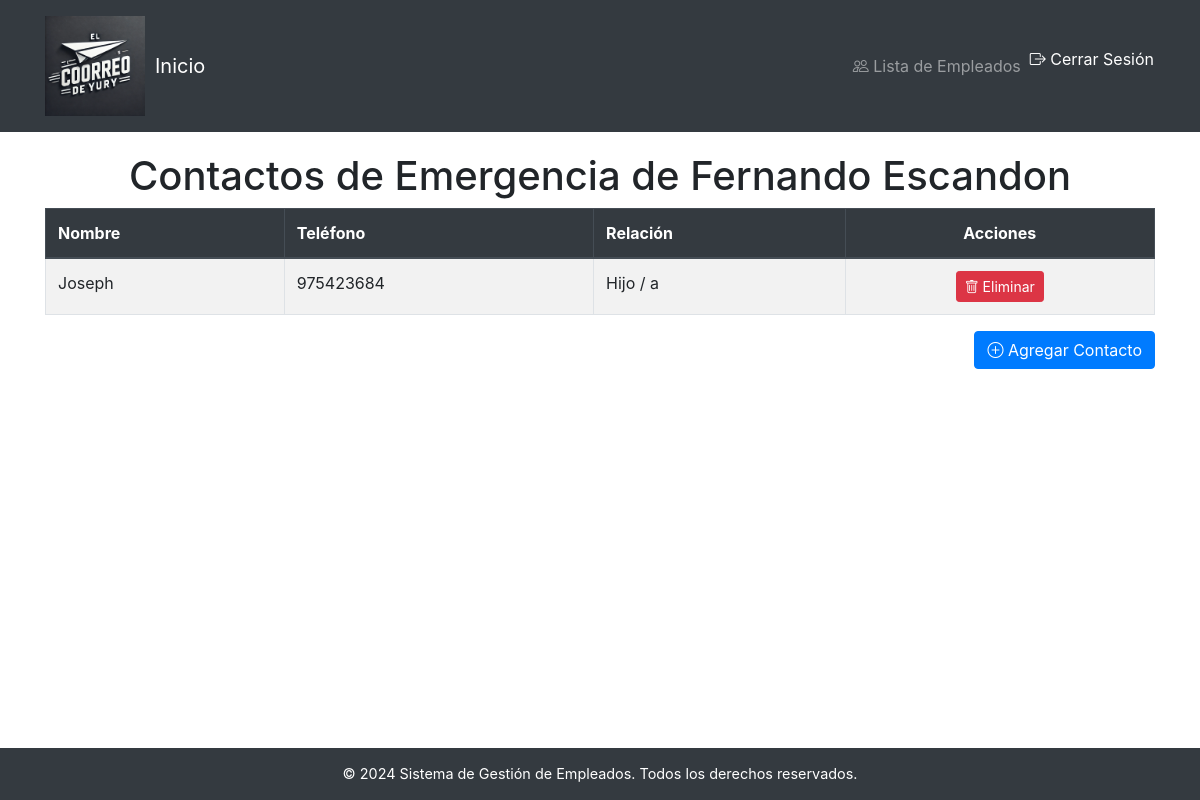
/empleados/1/contactos/, run on the app's committed database.
### empleados/models.py (models this page shows, shortened)
class Empleado(models.Model):
    user = models.OneToOneField(User, on_delete=models.CASCADE, related_name='empleado', null=True, blank=True)
    nombre_completo = models.CharField(max_length=255)
    rut = models.IntegerField(unique=True, db_index=True)
    digito_verificador = models.CharField(max_length=1, unique=True, null=True, default='0')
    sexo = models.CharField(max_length=1, choices=[('M', 'Masculino'), ('F', 'Femenino')])
    direccion = models.CharField(max_length=255)
    telefono = models.CharField(max_length=20)
    calle = models.CharField(max_length=150, default="Sin Calle")
    numero = models.CharField(max_length=10, default=0)
    departamento_piso = models.CharField(max_length=50, null=True, blank=True)
    ciudad = models.CharField(max_length=100, choices=CIUDADES_CHOICES, db_index=True, default="Santiago")
    region = models.CharField(max_length=100, choices=REGIONES_CHOICES, db_index=True, default="Región Metropolitana de Santiago")
    cargo = models.ForeignKey(Cargo, on_delete=models.SET_NULL, null=True, related_name='empleados')
    fecha_ingreso = models.DateField(default=timezone.now)
    area = models.ForeignKey(Area, on_delete=models.SET_NULL, null=True, related_name='empleados')
    departamento = models.ForeignKey(Departamento, on_delete=models.SET_NULL, null=True, related_name='empleados')

class ContactoEmergencia(models.Model):
    empleado = models.ForeignKey(Empleado, on_delete=models.CASCADE, related_name='contactos_emergencia')
    nombre = models.CharField(max_length=255)
    telefono = models.CharField(max_length=20)
    relacion = models.ForeignKey(Relacion, on_delete=models.SET_NULL, null=True, related_name='contactos')

class Relacion(models.Model):
    nombre = models.CharField(max_length=50, unique=True)
    def __str__(self):
        return self.nombre

### empleados/views.py (the view)
# urls.py: path('<int:empleado_id>/contactos/', views.listar_contactos_emergencia, name='listar_contactos_emergencia'),
def listar_contactos_emergencia(request, empleado_id):
    empleado = get_object_or_404(Empleado, pk=empleado_id)
    contactos = empleado.contactos_emergencia.all()
    return render(request, 'empleados/listar_contactos_emergencia.html', {'empleado': empleado, 'contactos': contactos})

### templates/empleados/listar_contactos_emergencia.html (shortened to what this page needs)
<!DOCTYPE html>
<html lang="es">
<head>
    {% load static %}
    <link rel="stylesheet" href="https://stackpath.bootstrapcdn.com/bootstrap/4.5.2/css/bootstrap.min.css">
    <link rel="stylesheet" href="https://cdnjs.cloudflare.com/ajax/libs/bootstrap-icons/1.10.5/font/bootstrap-icons.min.css">
</head>
<body>
    <nav class="navbar navbar-expand-lg navbar-dark" style="background-color: #343a40; padding: 1em 0;">
        <div class="container">
            <img src="{% static 'images/logo.webp' %}" alt="Logotipo" style="max-width: 100px; margin-right: 10px;">
            <a class="navbar-brand" href="/">Inicio</a>
            <div class="collapse navbar-collapse" id="navbarNav">
                <ul class="navbar-nav ml-auto">
                    <li class="nav-item">
                        <a class="nav-link" href="{% url 'empleado-list' %}"><i class="bi bi-people"></i> Lista de Empleados</a>
                    </li>
                    <li class="nav-item">
                        <form method="post" action="{% url 'logout' %}" style="display: inline;">
                            <button type="submit" class="btn btn-link nav-link" style="color: white; padding: 0; text-decoration: none;">
                                <i class="bi bi-box-arrow-right"></i> Cerrar Sesión
                            </button>
                        </form>
                    </li>
                </ul>
            </div>
        </div>
    </nav>
    <div class="content">
        <div class="container">
            <h1 class="text-center">Contactos de Emergencia de {{ empleado.nombre_completo }}</h1>
            <table class="table table-bordered table-striped table-hover">
                <thead class="thead-dark">
                    <tr>
                        <th>Nombre</th>
                        <th>Teléfono</th>
                        <th>Relación</th>
                        <th class="text-center">Acciones</th>
                    </tr>
                </thead>
                <tbody>
                    {% for contacto in contactos %}
                    <tr>
                        <td>{{ contacto.nombre }}</td>
                        <td>{{ contacto.telefono }}</td>
                        <td>{{ contacto.relacion }}</td>
                        <td class="text-center">
                            <a href="{% url 'eliminar_contacto_emergencia' contacto.id %}" class="btn btn-danger btn-sm">
                                <i class="bi bi-trash"></i> Eliminar
                            </a>
                        </td>
                    </tr>
                    {% empty %}
                    <tr>
                        <td colspan="4" class="text-center">No se encontraron contactos de emergencia.</td>
                    </tr>
                    {% endfor %}
                </tbody>
            </table>
            <div class="text-right">
                <a href="{% url 'agregar_contacto_emergencia' empleado.id %}" class="btn btn-primary">
                    <i class="bi bi-plus-circle"></i> Agregar Contacto
                </a>
            </div>
        </div>
    </div>
    <footer>
        <p>&copy; 2024 Sistema de Gestión de Empleados. Todos los derechos reservados.</p>
    </footer>
</body>
</html>

### templates/empleados/listar_contactos_emergencia.html (style rules this page uses)
html, body { height: 100%; margin: 0; display: flex; flex-direction: column; }
.content { flex: 1; padding: 20px; }
footer { background-color: #343a40; color: white; padding: 15px 0; text-align: center; font-size: 0.9em; }
footer p { margin: 0; }

### data on the page
Empleado: nombre_completo "Fernando Escandon"
ContactoEmergencia: nombre "Joseph", telefono "975423684", relacion "Hijo / a"
